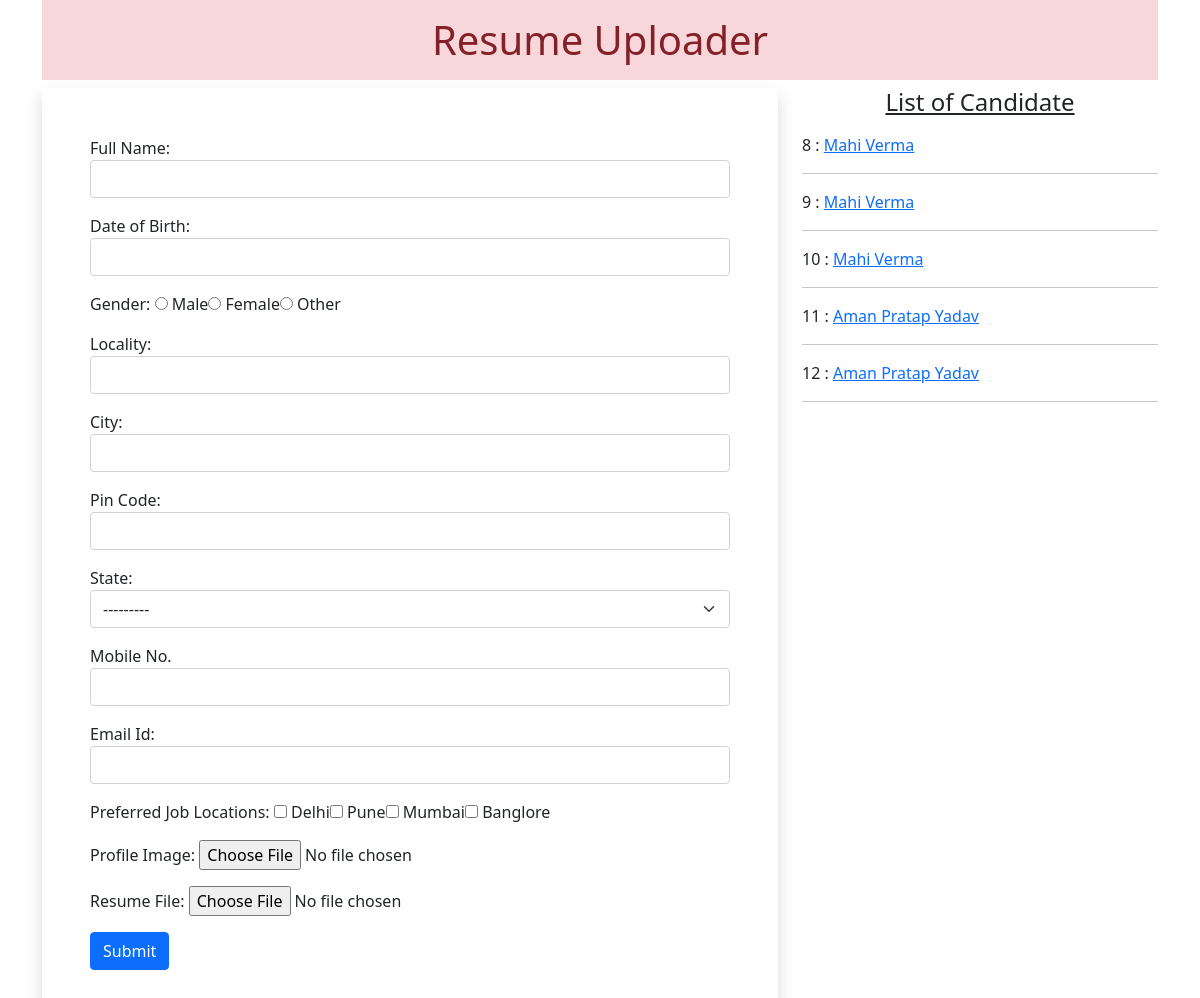
The page / on the database its author committed.
### myapp/models.py (models this page shows)
class Resume(models.Model):
 name = models.CharField(max_length=100)
 dob = models.DateField(auto_now=False, auto_now_add=False)
 gender = models.CharField(max_length=100)
 locality = models.CharField(max_length=100)
 city = models.CharField(max_length=100)
 pin = models.PositiveIntegerField()
 state = models.CharField(choices=STATE_CHOICE, max_length=50)
 mobile = models.PositiveIntegerField()
 email = models.EmailField()
 job_city = models.CharField(max_length=50)
 profile_image = models.ImageField(upload_to='profileimg', blank=True)
 my_file = models.FileField(upload_to='doc', blank=True)

### myapp/views.py (the view, shortened to what this page needs)
# urls.py: path('', views.HomeView.as_view(), name='home'),
class HomeView(View):
 def get(self, request):
  form = ResumeForm()
  candidates = Resume.objects.all()
  return render(request, 'myapp/home.html', { 'candidates':candidates, 'form':form})

### myapp/forms.py
class ResumeForm(forms.ModelForm):
    gender = forms.ChoiceField(choices=GENDER_CHOICES, widget=forms.RadioSelect)
    job_city = forms.MultipleChoiceField(label='Preferred Job Locations', choices=JOB_CITY_CHOICE, widget=forms.CheckboxSelectMultiple)
    class Meta:
      model = Resume
      fields = ['name', 'dob', 'gender', 'locality', 'city', 'pin', 'state', 'mobile', 'email', 'job_city', 'profile_image', 'my_file']
      labels = {'name':'Full Name', 'dob': 'Date of Birth', 'pin':'Pin Code', 'mobile':'Mobile No.', 'email':'Email Id', 'profile_image':'Profile Image', 'my_file':'Resume File'}
      widgets = {
        'name':forms.TextInput(attrs={'class':'form-control'}),
        'dob':forms.DateInput(attrs={'class':'form-control', 'id':'datepicker'}),
        'locality':forms.TextInput(attrs={'class':'form-control'}),
        'city':forms.TextInput(attrs={'class':'form-control'}),
        'pin':forms.NumberInput(attrs={'class':'form-control'}),
        'state':forms.Select(attrs={'class':'form-select'}),
        'mobile':forms.NumberInput(attrs={'class':'form-control'}),
        'email':forms.EmailInput(attrs={'class':'form-control'}),
  }

### myapp/templates/myapp/home.html (shortened to what this page needs)
<!DOCTYPE html>
{% load static %}
<html lang="en">
<head>
 <link href="https://cdn.jsdelivr.net/npm/bootstrap@5.0.0-beta2/dist/css/bootstrap.min.css" rel="stylesheet">
 <link rel="stylesheet" href="//code.jquery.com/ui/1.12.1/themes/base/jquery-ui.css">
 <link rel="stylesheet" href="{% static 'myapp/css/style.css' %}">
</head>
<body>
    <div class="container mb-5">
     <h1 class="alert-danger text-center p-3">Resume Uploader</h1>
     <div class="row">
      <div class="col-sm-8">
       <form action="" method="post" enctype="multipart/form-data" class="shadow p-5">
        {% for fm in form %}
          <div class="form-group mb-3">
          {{fm.label_tag}} {{fm}} <small class="text-danger">{{fm.errors|striptags}}</small>
          </div>
        {% endfor %}
        <input type="submit" value="Submit" class="btn btn-primary">
       </form>
      </div>
      <div class="col-sm-4">
       <h4 class="text-center mb-3"><u>List of Candidate</u></h4>
       {% for candidate in candidates %}
        {{candidate.id}} : <a href="{% url 'candidate' candidate.id %}">{{candidate.name}}</a>
        <hr>
       {% endfor %}
      </div>
     </div>
    </div>
   </body>
   </html>

### myapp/static/myapp/css/style.css (style rules this page uses)
#id_gender, #id_job_city { list-style-type: none; display: inline-flex; }

### rows shown on the page
Resume: id "8", name "Mahi Verma"
Resume: id "9", name "Mahi Verma"
Resume: id "10", name "Mahi Verma"
Resume: id "11", name "Aman Pratap Yadav"
Resume: id "12", name "Aman Pratap Yadav"

### other values the page prints
{{ fm.label_tag }} "Full Name:" "Date of Birth:" "Gender:" "Locality:" "City:" "Pin Code:" "State:" "Mobile No." "Email Id:" "Preferred Job Locations:" "Profile Image:" "Resume File:"
